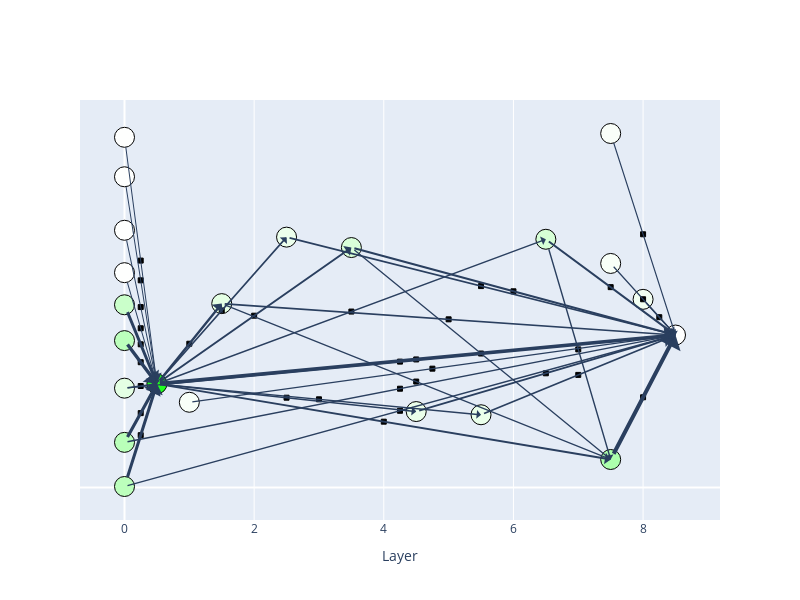

Write notebook code for a chart like this one.
### Code cell
plot_paths(all_paths)

### Figure 1 — Plotly figure (JSON) as saved in the notebook; plotly's stock layout.template omitted (floating-point values rounded to 4 significant figures)
{"data": [{"hoverinfo": "text", "hovertext": ["mlp8tc[235]@-1", "mlp7tc[14382]@-1<br>Contrib: 1.8e+01", "mlp0tc[1636]@-1<br>Contrib: 4.7e+01", "mlp6tc[22733]@-1<br>Contrib: 8.7", "mlp3tc[7628]@-1<br>Contrib: 8.1", "mlp5tc[11575]@-1<br>Contrib: 4.4", "mlp4tc[21770]@-1<br>Contrib: 4.3", "mlp2tc[17511]@-1<br>Contrib: 4.0", "mlp1tc[4598]@-1<br>Contrib: 5.7", "attn8[4]@63<br>Contrib: 2.7", "attn0[4]@63<br>Contrib: 1.4e+01", "attn0[1]@63<br>Contrib: 1.5e+01", "attn0[5]@63<br>Contrib: 5.7", "attn1[0]@62<br>Contrib: 1.4", "mlp7tc[18519]@-1<br>Contrib: 1.3", "mlp7tc[23744]@-1<br>Contrib: 1.3", "embed0@-1<br>Contrib: 1.4e+01", "attn0[3]@63<br>Contrib: 1.1e+01", "attn0[10]@63<br>Contrib: 0.1", "attn0[7]@61<br>Contrib: 0.04", "attn0[7]@62<br>Contrib: 0.031", "attn0[0]@63<br>Contrib: 0.025"], "marker": {"color": ["#ffffff", "#acffac", "#22ff22", "#d6ffd6", "#d9ffd9", "#eaffea", "#eafeea", "#ecffec", "#e4ffe4", "#f2fff2", "#bcffbc", "#b9ffb9", "#e4ffe4", "#f8fff8", "#f8fff8", "#f9fef9", "#bcffbc", "#caffca", "#fefffe", "#fefffe", "#fefffe", "#fefffe"], "line": {"color": "Black", "width": 1}, "size": 20}, "mode": "markers", "type": "scatter", "x": [8.5, 7.5, 0.5, 6.5, 3.5, 5.5, 4.5, 2.5, 1.5, 8, 0, 0, 0, 1, 7.5, 7.5, 0, 0, 0, 0, 0, 0], "y": [0.4257, 0.07801, 0.2894, 0.6933, 0.6702, 0.203, 0.212, 0.6993, 0.5135, 0.5255, 0.002593, 0.1259, 0.2773, 0.2379, 0.6257, 0.9888, 0.4102, 0.5103, 0.6, 0.7184, 0.8678, 0.9782]}, {"hoverinfo": "text", "hovertext": ["mlp7tc[14382]@-1 -> mlp8tc[235]@-1<br>Contrib: 1.8e+01", "mlp0tc[1636]@-1 -> mlp8tc[235]@-1<br>Contrib: 1.6e+01", "mlp6tc[22733]@-1 -> mlp8tc[235]@-1<br>Contrib: 6.4", "mlp3tc[7628]@-1 -> mlp8tc[235]@-1<br>Contrib: 6.1", "mlp5tc[11575]@-1 -> mlp8tc[235]@-1<br>Contrib: 4.4", "mlp4tc[21770]@-1 -> mlp8tc[235]@-1<br>Contrib: 4.3", "mlp2tc[17511]@-1 -> mlp8tc[235]@-1<br>Contrib: 4.0", "mlp1tc[4598]@-1 -> mlp8tc[235]@-1<br>Contrib: 4.0", "attn8[4]@63 -> mlp8tc[235]@-1<br>Contrib: 2.7", "attn0[4]@63 -> mlp8tc[235]@-1<br>Contrib: 2.4", "attn0[1]@63 -> mlp8tc[235]@-1<br>Contrib: 2.1", "attn0[5]@63 -> mlp8tc[235]@-1<br>Contrib: 1.6", "attn1[0]@62 -> mlp8tc[235]@-1<br>Contrib: 1.4", "mlp7tc[18519]@-1 -> mlp8tc[235]@-1<br>Contrib: 1.3", "mlp7tc[23744]@-1 -> mlp8tc[235]@-1<br>Contrib: 1.3", "embed0@-1 -> mlp0tc[1636]@-1<br>Contrib: 1.4e+01", "attn0[1]@63 -> mlp0tc[1636]@-1<br>Contrib: 1.3e+01", "mlp0tc[1636]@-1 -> mlp1tc[4598]@-1<br>Contrib: 8.0", "mlp0tc[1636]@-1 -> mlp7tc[14382]@-1<br>Contrib: 5.4", "attn0[4]@63 -> mlp0tc[1636]@-1<br>Contrib: 1.2e+01", "attn0[3]@63 -> mlp0tc[1636]@-1<br>Contrib: 1.1e+01", "mlp0tc[1636]@-1 -> mlp3tc[7628]@-1<br>Contrib: 5.7", "mlp0tc[1636]@-1 -> mlp2tc[17511]@-1<br>Contrib: 3.6", "attn0[5]@63 -> mlp0tc[1636]@-1<br>Contrib: 4.0", "mlp0tc[1636]@-1 -> mlp4tc[21770]@-1<br>Contrib: 3.0", "mlp0tc[1636]@-1 -> mlp6tc[22733]@-1<br>Contrib: 3.0", "mlp0tc[1636]@-1 -> mlp5tc[11575]@-1<br>Contrib: 2.7", "mlp6tc[22733]@-1 -> mlp7tc[14382]@-1<br>Contrib: 2.3", "mlp3tc[7628]@-1 -> mlp7tc[14382]@-1<br>Contrib: 1.9", "mlp1tc[4598]@-1 -> mlp7tc[14382]@-1<br>Contrib: 1.8", "attn0[10]@63 -> mlp0tc[1636]@-1<br>Contrib: 0.1", "attn0[7]@61 -> mlp0tc[1636]@-1<br>Contrib: 0.04", "attn0[7]@62 -> mlp0tc[1636]@-1<br>Contrib: 0.031", "attn0[0]@63 -> mlp0tc[1636]@-1<br>Contrib: 0.025"], "marker": {"color": "black", "line": {"color": "Black", "width": 1}, "size": 5, "symbol": "square"}, "mode": "markers", "type": "scatter", "x": [8, 4.5, 7.5, 6, 7, 6.5, 5.5, 5, 8.25, 4.25, 4.25, 4.25, 4.75, 8, 8, 0.25, 0.25, 1, 4, 0.25, 0.25, 2, 1.5, 0.25, 2.5, 3.5, 3, 7, 5.5, 4.5, 0.25, 0.25, 0.25, 0.25], "y": [0.2519, 0.3575, 0.5595, 0.5479, 0.3144, 0.3189, 0.5625, 0.4696, 0.4756, 0.2142, 0.2758, 0.3515, 0.3318, 0.5257, 0.7072, 0.3498, 0.2076, 0.4015, 0.1837, 0.146, 0.3998, 0.4798, 0.4943, 0.2833, 0.2507, 0.4913, 0.2462, 0.3856, 0.3741, 0.2958, 0.4447, 0.5039, 0.5786, 0.6338]}], "layout": {"annotations": [{"arrowhead": 1, "arrowwidth": 4, "ax": 7.5, "axref": "x", "ay": 0.07801, "ayref": "y", "showarrow": true, "x": 8.5, "xref": "x", "y": 0.4257, "yref": "y"}, {"arrowhead": 1, "arrowwidth": 3.646, "ax": 0.5, "axref": "x", "ay": 0.2894, "ayref": "y", "showarrow": true, "x": 8.5, "xref": "x", "y": 0.4257, "yref": "y"}, {"arrowhead": 1, "arrowwidth": 2.089, "ax": 6.5, "axref": "x", "ay": 0.6933, "ayref": "y", "showarrow": true, "x": 8.5, "xref": "x", "y": 0.4257, "yref": "y"}, {"arrowhead": 1, "arrowwidth": 2.044, "ax": 3.5, "axref": "x", "ay": 0.6702, "ayref": "y", "showarrow": true, "x": 8.5, "xref": "x", "y": 0.4257, "yref": "y"}, {"arrowhead": 1, "arrowwidth": 1.751, "ax": 5.5, "axref": "x", "ay": 0.203, "ayref": "y", "showarrow": true, "x": 8.5, "xref": "x", "y": 0.4257, "yref": "y"}, {"arrowhead": 1, "arrowwidth": 1.728, "ax": 4.5, "axref": "x", "ay": 0.212, "ayref": "y", "showarrow": true, "x": 8.5, "xref": "x", "y": 0.4257, "yref": "y"}, {"arrowhead": 1, "arrowwidth": 1.672, "ax": 2.5, "axref": "x", "ay": 0.6993, "ayref": "y", "showarrow": true, "x": 8.5, "xref": "x", "y": 0.4257, "yref": "y"}, {"arrowhead": 1, "arrowwidth": 1.672, "ax": 1.5, "axref": "x", "ay": 0.5135, "ayref": "y", "showarrow": true, "x": 8.5, "xref": "x", "y": 0.4257, "yref": "y"}, {"arrowhead": 1, "arrowwidth": 1.456, "ax": 8, "axref": "x", "ay": 0.5255, "ayref": "y", "showarrow": true, "x": 8.5, "xref": "x", "y": 0.4257, "yref": "y"}, {"arrowhead": 1, "arrowwidth": 1.405, "ax": 0, "axref": "x", "ay": 0.002593, "ayref": "y", "showarrow": true, "x": 8.5, "xref": "x", "y": 0.4257, "yref": "y"}, {"arrowhead": 1, "arrowwidth": 1.363, "ax": 0, "axref": "x", "ay": 0.1259, "ayref": "y", "showarrow": true, "x": 8.5, "xref": "x", "y": 0.4257, "yref": "y"}, {"arrowhead": 1, "arrowwidth": 1.275, "ax": 0, "axref": "x", "ay": 0.2773, "ayref": "y", "showarrow": true, "x": 8.5, "xref": "x", "y": 0.4257, "yref": "y"}, {"arrowhead": 1, "arrowwidth": 1.231, "ax": 1, "axref": "x", "ay": 0.2379, "ayref": "y", "showarrow": true, "x": 8.5, "xref": "x", "y": 0.4257, "yref": "y"}, {"arrowhead": 1, "arrowwidth": 1.218, "ax": 7.5, "axref": "x", "ay": 0.6257, "ayref": "y", "showarrow": true, "x": 8.5, "xref": "x", "y": 0.4257, "yref": "y"}, {"arrowhead": 1, "arrowwidth": 1.212, "ax": 7.5, "axref": "x", "ay": 0.9888, "ayref": "y", "showarrow": true, "x": 8.5, "xref": "x", "y": 0.4257, "yref": "y"}, {"arrowhead": 1, "arrowwidth": 3.396, "ax": 0, "axref": "x", "ay": 0.4102, "ayref": "y", "showarrow": true, "x": 0.5, "xref": "x", "y": 0.2894, "yref": "y"}, {"arrowhead": 1, "arrowwidth": 3.149, "ax": 0, "axref": "x", "ay": 0.1259, "ayref": "y", "showarrow": true, "x": 0.5, "xref": "x", "y": 0.2894, "yref": "y"}, {"arrowhead": 1, "arrowwidth": 2.354, "ax": 0.5, "axref": "x", "ay": 0.2894, "ayref": "y", "showarrow": true, "x": 1.5, "xref": "x", "y": 0.5135, "yref": "y"}, {"arrowhead": 1, "arrowwidth": 1.925, "ax": 0.5, "axref": "x", "ay": 0.2894, "ayref": "y", "showarrow": true, "x": 7.5, "xref": "x", "y": 0.07801, "yref": "y"}, {"arrowhead": 1, "arrowwidth": 3.005, "ax": 0, "axref": "x", "ay": 0.002593, "ayref": "y", "showarrow": true, "x": 0.5, "xref": "x", "y": 0.2894, "yref": "y"}, {"arrowhead": 1, "arrowwidth": 2.911, "ax": 0, "axref": "x", "ay": 0.5103, "ayref": "y", "showarrow": true, "x": 0.5, "xref": "x", "y": 0.2894, "yref": "y"}, {"arrowhead": 1, "arrowwidth": 1.965, "ax": 0.5, "axref": "x", "ay": 0.2894, "ayref": "y", "showarrow": true, "x": 3.5, "xref": "x", "y": 0.6702, "yref": "y"}, {"arrowhead": 1, "arrowwidth": 1.609, "ax": 0.5, "axref": "x", "ay": 0.2894, "ayref": "y", "showarrow": true, "x": 2.5, "xref": "x", "y": 0.6993, "yref": "y"}, {"arrowhead": 1, "arrowwidth": 1.682, "ax": 0, "axref": "x", "ay": 0.2773, "ayref": "y", "showarrow": true, "x": 0.5, "xref": "x", "y": 0.2894, "yref": "y"}, {"arrowhead": 1, "arrowwidth": 1.516, "ax": 0.5, "axref": "x", "ay": 0.2894, "ayref": "y", "showarrow": true, "x": 4.5, "xref": "x", "y": 0.212, "yref": "y"}, {"arrowhead": 1, "arrowwidth": 1.506, "ax": 0.5, "axref": "x", "ay": 0.2894, "ayref": "y", "showarrow": true, "x": 6.5, "xref": "x", "y": 0.6933, "yref": "y"}, {"arrowhead": 1, "arrowwidth": 1.459, "ax": 0.5, "axref": "x", "ay": 0.2894, "ayref": "y", "showarrow": true, "x": 5.5, "xref": "x", "y": 0.203, "yref": "y"}, {"arrowhead": 1, "arrowwidth": 1.38, "ax": 6.5, "axref": "x", "ay": 0.6933, "ayref": "y", "showarrow": true, "x": 7.5, "xref": "x", "y": 0.07801, "yref": "y"}, {"arrowhead": 1, "arrowwidth": 1.322, "ax": 3.5, "axref": "x", "ay": 0.6702, "ayref": "y", "showarrow": true, "x": 7.5, "xref": "x", "y": 0.07801, "yref": "y"}, {"arrowhead": 1, "arrowwidth": 1.296, "ax": 1.5, "axref": "x", "ay": 0.5135, "ayref": "y", "showarrow": true, "x": 7.5, "xref": "x", "y": 0.07801, "yref": "y"}, {"arrowhead": 1, "arrowwidth": 1.013, "ax": 0, "axref": "x", "ay": 0.6, "ayref": "y", "showarrow": true, "x": 0.5, "xref": "x", "y": 0.2894, "yref": "y"}, {"arrowhead": 1, "arrowwidth": 1.003, "ax": 0, "axref": "x", "ay": 0.7184, "ayref": "y", "showarrow": true, "x": 0.5, "xref": "x", "y": 0.2894, "yref": "y"}, {"arrowhead": 1, "arrowwidth": 1.001, "ax": 0, "axref": "x", "ay": 0.8678, "ayref": "y", "showarrow": true, "x": 0.5, "xref": "x", "y": 0.2894, "yref": "y"}, {"arrowhead": 1, "arrowwidth": 1, "ax": 0, "axref": "x", "ay": 0.9782, "ayref": "y", "showarrow": true, "x": 0.5, "xref": "x", "y": 0.2894, "yref": "y"}], "autosize": false, "height": 600, "showlegend": false, "width": 800, "xaxis": {"autorange": true, "range": [-0.6865, 9.186], "title": {"text": "Layer"}, "type": "linear"}, "yaxis": {"autorange": true, "range": [-0.091, 1.082], "tickmode": "array", "ticktext": [], "tickvals": [], "type": "linear"}}}
